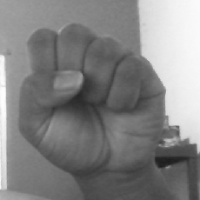
#> input picture dataset/A_gesture/1.jpg, 200 x 200 px, given in place of the camera
$ python run_classifier.py
#> lines starting #> are read from the running program, lines starting #| are printed output that depends on the picture; after the words box and inside, x2 and y2 are one past the last pixel; in counts of white or black regions, pixels touching at a corner belong together
import cv2
import numpy as np
from skimage.feature import local_binary_pattern
from os import listdir
from os.path import isfile, join
import pandas as pd
from joblib import load

class LocalBinaryPatterns:
	def __init__(self, numPoints, radius):
		# store the number of points and radius
		self.numPoints = numPoints
		self.radius = radius
	def describe(self, image, eps=1e-7):
		# compute the Local Binary Pattern representation
		# of the image, and then use the LBP representation
		# to build the histogram of patterns
		lbp = local_binary_pattern(image, self.numPoints,
			self.radius, method="uniform")
		(hist, _) = np.histogram(lbp.ravel(),
			bins=np.arange(0, self.numPoints + 3),
			range=(0, self.numPoints + 2))
		# normalize the histogram
		hist = hist.astype("float")
		hist /= (hist.sum() + eps)
		# return the histogram of Local Binary Patterns
		return hist


cap = cv2.VideoCapture(0)

# This the ROI size, the size of images saved will be box_size -10
box_size = 240

# Getting the width of the frame from the camera properties
width = int(cap.get(3))

radius = 3
no_points = 8 * radius
desc = LocalBinaryPatterns(no_points, radius)
decoding = {
	0.: "A",
	1.: "B",
	2.: "C",
	3.: "D",
	4.: "E",
	5.: "F"
	}

while(True):
	_, img = cap.read()
#> img is the input picture: shape (200, 200, 3); min 26, max 253, mean 131
	img = cv2.flip(img, 1)
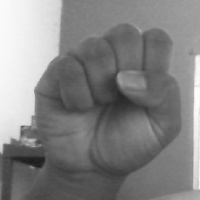
#> img: shape (200, 200, 3); min 26, max 253, mean 131
	#gray = cv2.cvtColor(img, cv2.COLOR_BGR2GRAY)
	cv2.rectangle(img, (width - box_size, 0), (width, box_size), (0, 0, 255), 2)
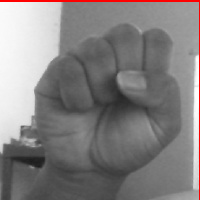
#> img: shape (200, 200, 3); 1.5% of pixels changed, all inside (x1, y1, x2, y2) = (0, 0, 200, 200)
	roi = img[5: box_size-5 , width-box_size + 5: width -5]
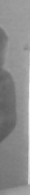
#> roi: shape (195, 30, 3); min 87, max 246, mean 138.9
	roi = cv2.resize(roi, (200, 200))
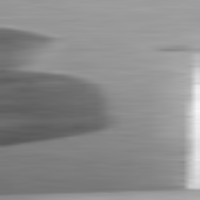
#> roi: shape (200, 200, 3); min 87, max 246, mean 138.8
	roi = cv2.cvtColor(roi, cv2.COLOR_BGR2GRAY)
#> roi: shape (200, 200)
	hist = desc.describe(roi)
#> in describe, `lbp = local_binary_pattern(image, self.numPoints, self.radius, method=..`:
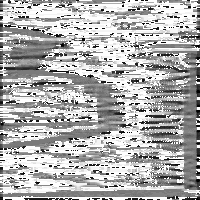
#> lbp: shape (200, 200) float64; min 0, max 25, mean 17.3; drawn with min black and max white
#> in describe, `(hist, _) = np.histogram(lbp.ravel(), bins=np.arange(0, self.numPoints..`: hist = 26 values, max 11697 at index 25, min 201 at index 0, mean 1538.5
#> in describe, `hist /= (hist.sum() + eps)`: hist = 26 values, max 0.292 at index 25, min 0.00502 at index 0, mean 0.0385
	hist = np.array(hist)
	#print(hist, len(hist))
#> (the run stopped early here; a loop or call above may not have finished)

$ run again, on dataset/A_gesture/100.jpg
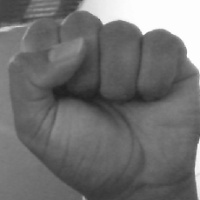
#> input picture dataset/A_gesture/100.jpg, 200 x 200 px, given in place of the camera
#> img is the input picture: shape (200, 200, 3); min 31, max 255, mean 112
#> `cv2.rectangle(img, (width - box_size, 0), (width, box_size), (0, 0, 25..`:
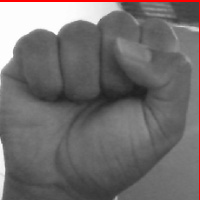
#> img: shape (200, 200, 3); mean B, G, R 109.6, 109.6, 113.4
#> in describe, `lbp = local_binary_pattern(image, self.numPoints, self.radius, method=..`:
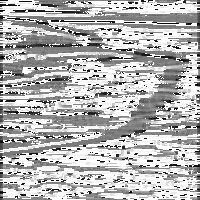
#> lbp: shape (200, 200) float64; min 0, max 25, mean 17.7; drawn with min black and max white
#> in describe, `(hist, _) = np.histogram(lbp.ravel(), bins=np.arange(0, self.numPoints..`: hist = 26 values, max 12897 at index 25, min 129 at index 6, mean 1538.5
#> in describe, `hist /= (hist.sum() + eps)`: hist = 26 values, max 0.322 at index 25, min 0.00322 at index 6, mean 0.0385

$ run again, on dataset/A_gesture/102.jpg
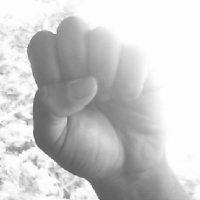
#> input picture dataset/A_gesture/102.jpg, 200 x 200 px, given in place of the camera
#> img is the input picture: shape (200, 200, 3); min 87, max 255, mean 202
#> `cv2.rectangle(img, (width - box_size, 0), (width, box_size), (0, 0, 25..`:
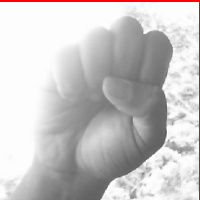
#> img: shape (200, 200, 3); mean B, G, R 198.4, 198.4, 202.2
#> in describe, `lbp = local_binary_pattern(image, self.numPoints, self.radius, method=..`:
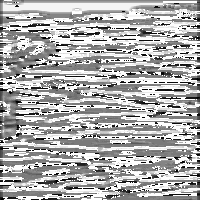
#> lbp: shape (200, 200) float64; min 0, max 25, mean 17; drawn with min black and max white
#> in describe, `(hist, _) = np.histogram(lbp.ravel(), bins=np.arange(0, self.numPoints..`: hist = 26 values, max 12779 at index 25, min 120 at index 6, mean 1538.5
#> in describe, `hist /= (hist.sum() + eps)`: hist = 26 values, max 0.319 at index 25, min 0.003 at index 6, mean 0.0385
